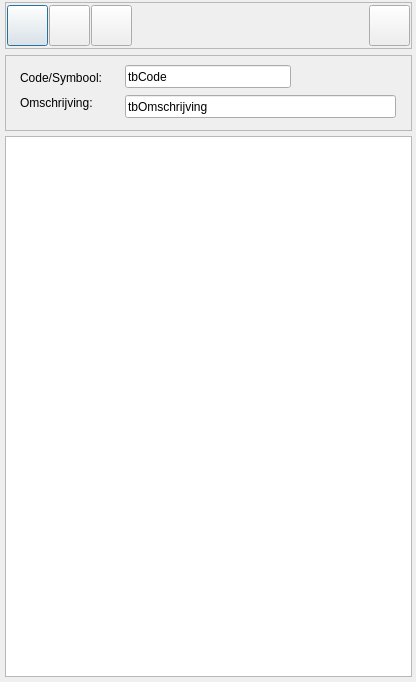
<?xml version="1.0" encoding="UTF-8"?>
<ui version="4.0">
 <class>AddEenheid</class>
 <widget class="QDialog" name="AddEenheid">
  <property name="geometry">
   <rect>
    <x>0</x>
    <y>0</y>
    <width>416</width>
    <height>682</height>
   </rect>
  </property>
  <property name="windowTitle">
   <string>Dialog</string>
  </property>
  <widget class="QTableView" name="tvEenheid">
   <property name="geometry">
    <rect>
     <x>5</x>
     <y>136</y>
     <width>407</width>
     <height>541</height>
    </rect>
   </property>
  </widget>
  <widget class="QFrame" name="frame">
   <property name="geometry">
    <rect>
     <x>5</x>
     <y>2</y>
     <width>407</width>
     <height>47</height>
    </rect>
   </property>
   <property name="sizePolicy">
    <sizepolicy hsizetype="Preferred" vsizetype="Fixed">
     <horstretch>0</horstretch>
     <verstretch>0</verstretch>
    </sizepolicy>
   </property>
   <property name="minimumSize">
    <size>
     <width>0</width>
     <height>41</height>
    </size>
   </property>
   <property name="frameShape">
    <enum>QFrame::StyledPanel</enum>
   </property>
   <property name="frameShadow">
    <enum>QFrame::Raised</enum>
   </property>
   <layout class="QHBoxLayout" name="horizontalLayout">
    <property name="spacing">
     <number>1</number>
    </property>
    <property name="leftMargin">
     <number>1</number>
    </property>
    <property name="topMargin">
     <number>1</number>
    </property>
    <property name="rightMargin">
     <number>1</number>
    </property>
    <property name="bottomMargin">
     <number>1</number>
    </property>
    <item>
     <widget class="QPushButton" name="btnNieuw">
      <property name="sizePolicy">
       <sizepolicy hsizetype="Fixed" vsizetype="Fixed">
        <horstretch>0</horstretch>
        <verstretch>0</verstretch>
       </sizepolicy>
      </property>
      <property name="minimumSize">
       <size>
        <width>41</width>
        <height>41</height>
       </size>
      </property>
      <property name="text">
       <string/>
      </property>
      <property name="icon">
       <iconset resource="../resource.qrc">
        <normaloff>:/icons/icons/add.png</normaloff>:/icons/icons/add.png</iconset>
      </property>
     </widget>
    </item>
    <item>
     <widget class="QPushButton" name="btnBewerk">
      <property name="sizePolicy">
       <sizepolicy hsizetype="Fixed" vsizetype="Fixed">
        <horstretch>0</horstretch>
        <verstretch>0</verstretch>
       </sizepolicy>
      </property>
      <property name="minimumSize">
       <size>
        <width>41</width>
        <height>41</height>
       </size>
      </property>
      <property name="text">
       <string/>
      </property>
      <property name="icon">
       <iconset resource="../resource.qrc">
        <normaloff>:/icons/icons/edit_button.png</normaloff>:/icons/icons/edit_button.png</iconset>
      </property>
     </widget>
    </item>
    <item>
     <widget class="QPushButton" name="btnOpslaan">
      <property name="sizePolicy">
       <sizepolicy hsizetype="Fixed" vsizetype="Fixed">
        <horstretch>0</horstretch>
        <verstretch>0</verstretch>
       </sizepolicy>
      </property>
      <property name="minimumSize">
       <size>
        <width>41</width>
        <height>41</height>
       </size>
      </property>
      <property name="text">
       <string/>
      </property>
      <property name="icon">
       <iconset resource="../resource.qrc">
        <normaloff>:/icons/icons/save_close.png</normaloff>:/icons/icons/save_close.png</iconset>
      </property>
     </widget>
    </item>
    <item>
     <spacer name="horizontalSpacer">
      <property name="orientation">
       <enum>Qt::Horizontal</enum>
      </property>
      <property name="sizeHint" stdset="0">
       <size>
        <width>226</width>
        <height>20</height>
       </size>
      </property>
     </spacer>
    </item>
    <item>
     <widget class="QPushButton" name="btnStop">
      <property name="sizePolicy">
       <sizepolicy hsizetype="Fixed" vsizetype="Fixed">
        <horstretch>0</horstretch>
        <verstretch>0</verstretch>
       </sizepolicy>
      </property>
      <property name="minimumSize">
       <size>
        <width>41</width>
        <height>41</height>
       </size>
      </property>
      <property name="text">
       <string/>
      </property>
      <property name="icon">
       <iconset resource="../resource.qrc">
        <normaloff>:/icons/icons/stop2.png</normaloff>:/icons/icons/stop2.png</iconset>
      </property>
     </widget>
    </item>
   </layout>
  </widget>
  <widget class="QFrame" name="frame_2">
   <property name="geometry">
    <rect>
     <x>5</x>
     <y>55</y>
     <width>407</width>
     <height>76</height>
    </rect>
   </property>
   <property name="sizePolicy">
    <sizepolicy hsizetype="Preferred" vsizetype="Fixed">
     <horstretch>0</horstretch>
     <verstretch>0</verstretch>
    </sizepolicy>
   </property>
   <property name="minimumSize">
    <size>
     <width>0</width>
     <height>76</height>
    </size>
   </property>
   <property name="frameShape">
    <enum>QFrame::StyledPanel</enum>
   </property>
   <property name="frameShadow">
    <enum>QFrame::Raised</enum>
   </property>
   <widget class="QLineEdit" name="tbOmschrijving">
    <property name="geometry">
     <rect>
      <x>120</x>
      <y>40</y>
      <width>271</width>
      <height>23</height>
     </rect>
    </property>
    <property name="text">
     <string>tbOmschrijving</string>
    </property>
   </widget>
   <widget class="QLabel" name="lbOmschrijving">
    <property name="geometry">
     <rect>
      <x>15</x>
      <y>40</y>
      <width>91</width>
      <height>16</height>
     </rect>
    </property>
    <property name="text">
     <string>Omschrijving:</string>
    </property>
   </widget>
   <widget class="QLabel" name="lbCode">
    <property name="geometry">
     <rect>
      <x>15</x>
      <y>15</y>
      <width>101</width>
      <height>16</height>
     </rect>
    </property>
    <property name="text">
     <string>Code/Symbool:</string>
    </property>
   </widget>
   <widget class="QLineEdit" name="tbCode">
    <property name="geometry">
     <rect>
      <x>120</x>
      <y>10</y>
      <width>166</width>
      <height>23</height>
     </rect>
    </property>
    <property name="text">
     <string>tbCode</string>
    </property>
   </widget>
  </widget>
 </widget>
 <resources>
  <include location="../resource.qrc"/>
 </resources>
 <connections/>
</ui>
